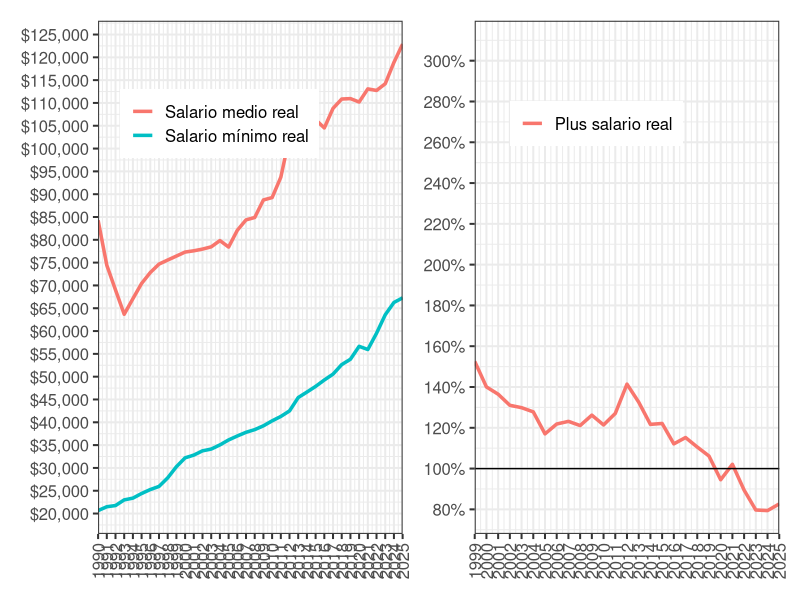
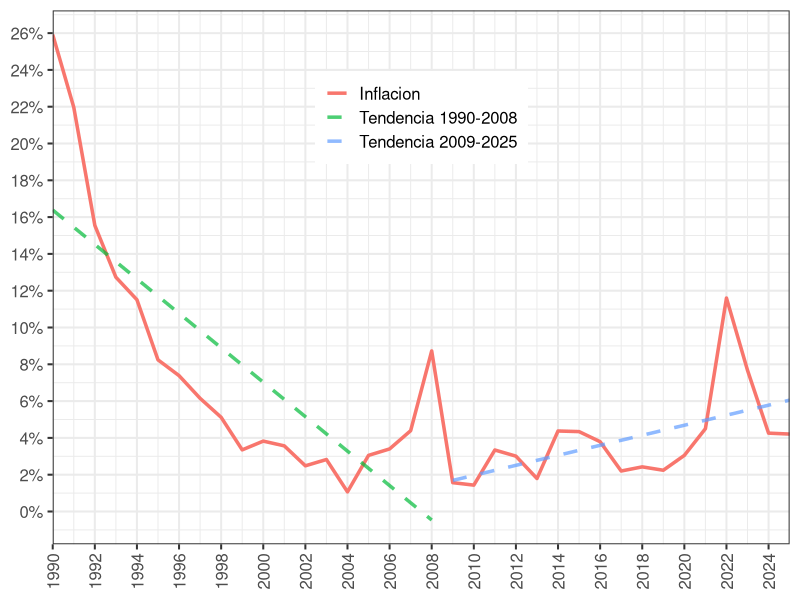
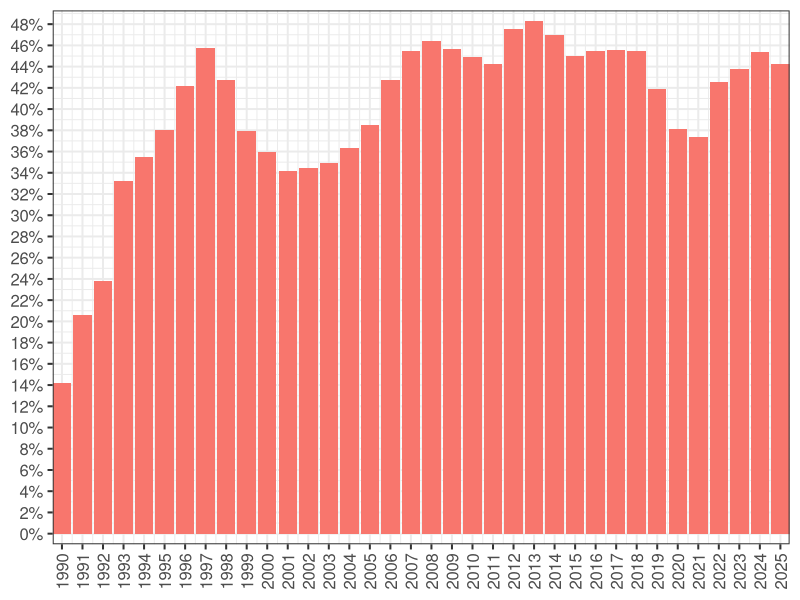
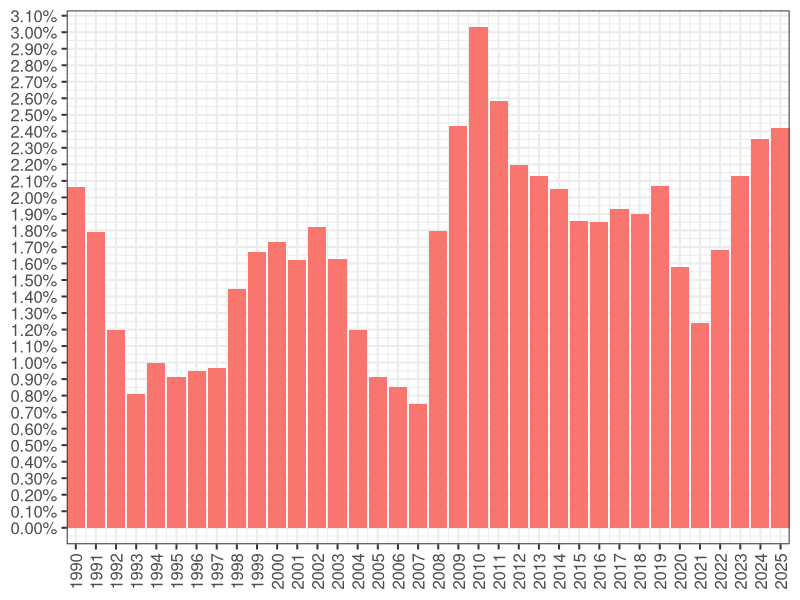

Generate these figures, in order, with R:

library(tidyverse)
library(patchwork)

dat <- read.csv2("deliver/consolidado.csv")

dat$tasa_deudores <- dat$n_deudores_hat/dat$pob_adulta_hat
dat$salario_hat_real <- dat$salario2_hat * (100/dat$ipc1989)
dat$minimo_real <- dat$minimo * (100/dat$ipc1989)
dat$tasa_consumo <- (dat$salario_hat_real - dat$minimo_real)/dat$minimo_real


theme_set(theme_bw(base_size = 15))

# SALARIOS
(dat %>% 
  ggplot() +
  aes(x=anio) +
  geom_line(aes(y=salario_hat_real, color = "Salario medio real"),linewidth = 1.2) +
  geom_line(aes(y=minimo_real, color = "Salario mínimo real"),linewidth = 1.2) +
  scale_y_continuous(labels = scales::dollar,
                     breaks = seq(0, 130000, 5000)) +
  scale_x_continuous(breaks = seq(1990, 2025, 1),
                     expand = c(0,0)) +
  
  dat %>% 
    ggplot() +
    aes(x=anio) +
    geom_line(aes(y=tasa_consumo, color = "Plus salario real"),linewidth = 1.2) +
    # geom_line(aes(y=inflacion/100, color = "Inflacion"),linewidth = 1.2) +
    geom_hline(yintercept = 1) +
    scale_y_continuous(labels = scales::percent,
                       breaks = seq(0, 6, .2)) +
    scale_x_continuous(breaks = seq(1990, 2025, 1),
                       limits = c(1999,2025),
                       expand = c(0,0))
  ) &
  theme(legend.position = c(.4,.8),
        axis.title.x = element_blank(),
        axis.title.y = element_blank(),
        legend.title = element_blank(),
        axis.text.x = element_text(angle = 90, vjust = .5))


# INFLACIÓN
dat$infla_fitted <- NA
dat$infla_fitted <- c(fitted(lm(dat$inflacion[1:19] ~ dat$anio[1:19])),
                      fitted(lm(dat$inflacion[20:36] ~ dat$anio[20:36])))
dat %>% 
  ggplot() +
  aes(x=anio) +
  geom_line(aes(y=inflacion/100, color = "Inflacion"),linewidth = 1.2) +
  geom_line(aes(y=infla_fitted/100, color = if_else(
    anio <= 2008, "Tendencia 1990-2008", "Tendencia 2009-2025"
  )),linewidth = 1.2, linetype = "dashed", alpha = .7) +
  scale_y_continuous(labels = scales::percent,
                     breaks = seq(0, .3, .02)) +
  scale_x_continuous(breaks = seq(1990, 2025, 2),
                     expand = c(0,0)) +
  theme(legend.position = c(.5,.8),
        axis.title.x = element_blank(),
        axis.title.y = element_blank(),
        legend.title = element_blank(),
        axis.text.x = element_text(angle = 90, vjust = .5))

# CAIDA EN PLUS SALARIO 2012-2018
(1.0615548-1.4140104)/1.4140104


# DEUDA
dat %>% 
  ggplot() +
  aes(x=anio) +
  geom_col(aes(y=tasa_deudores, fill = "% endeudamiento"),linewidth = 1.2) +
  scale_y_continuous(labels = scales::percent,
                     breaks = seq(0, 1, .02),
                     expand = c(0,0.01)) +
  scale_x_continuous(breaks = seq(1990, 2025, 1),
                     expand = c(0,0)) +
  theme(legend.position = "none",
        axis.title.x = element_blank(),
        axis.title.y = element_blank(),
        legend.title = element_blank(),
        axis.text.x = element_text(angle = 90, vjust = .5))

# MOROSIDAD
dat %>% 
  ggplot() +
  aes(x=anio) +
  geom_col(aes(y=cartera_vencida, fill = "% morosidad"),linewidth = 1.2) +
  scale_y_continuous(labels = scales::percent,
                     breaks = seq(0, 1, .001),
                     expand = c(0,0.001)) +
  scale_x_continuous(breaks = seq(1990, 2025, 1),
                     expand = c(0,0)) +
  theme(legend.position = "none",
        axis.title.x = element_blank(),
        axis.title.y = element_blank(),
        legend.title = element_blank(),
        axis.text.x = element_text(angle = 90, vjust = .5))

mean(dat$cartera_vencida) * 100
